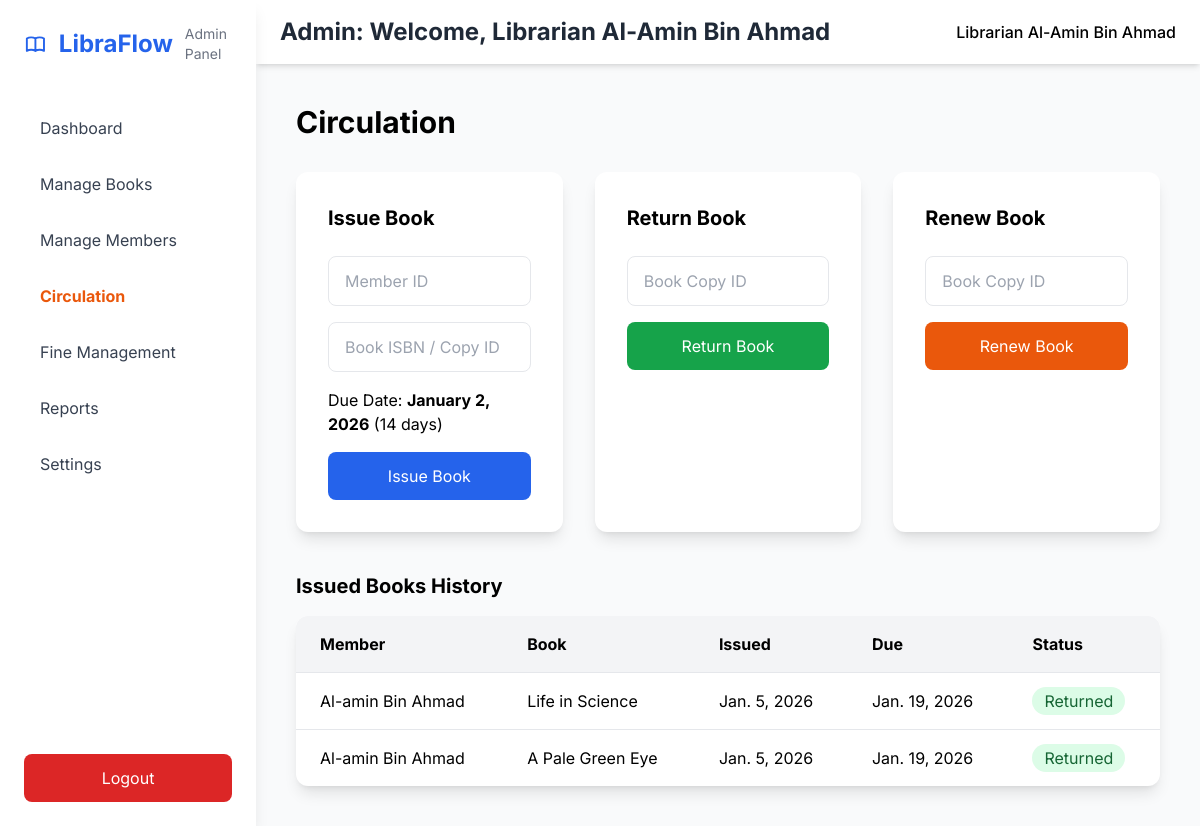
The page /circulation/ (signed in) on the database as committed earlier.
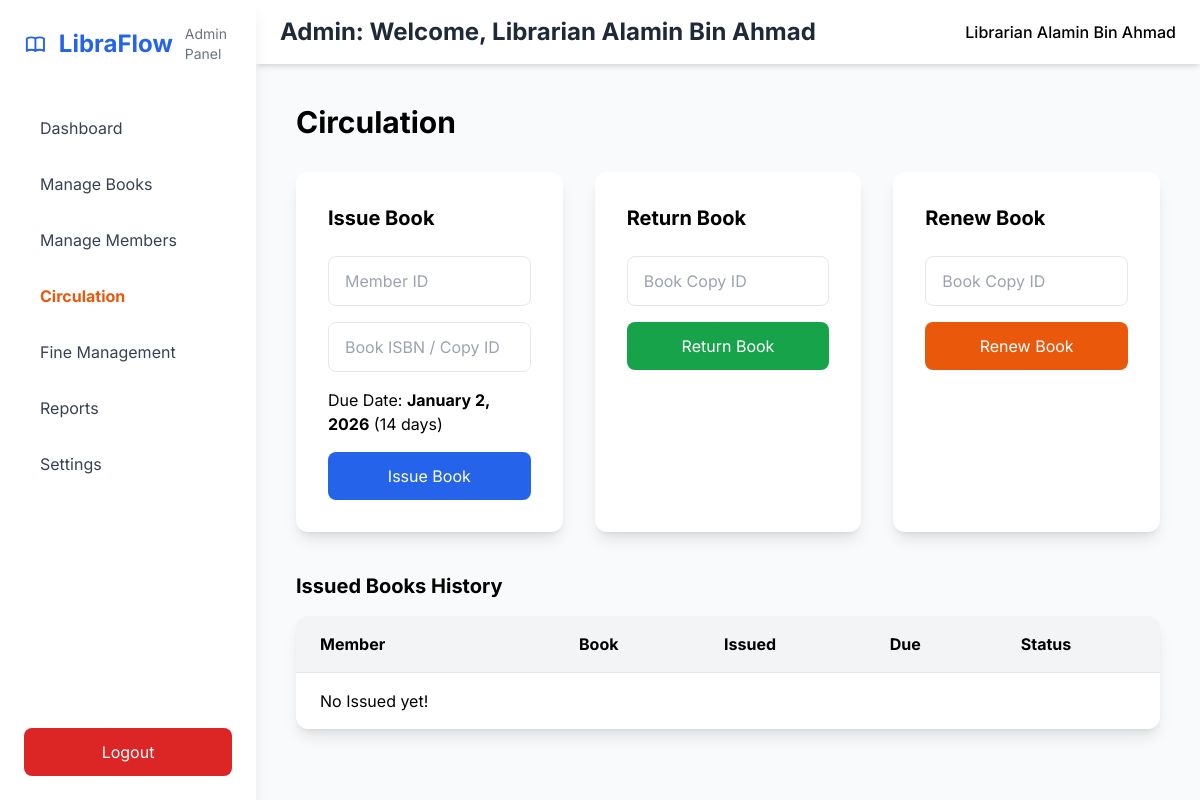
The same page on the database as committed later.
### LYMSApp/models.py (models this page shows, shortened)
class Profile(models.Model):
    user = models.ForeignKey(AuthModel, on_delete=models.CASCADE)
    full_name = models.CharField(max_length=20)
    home_address = models.TextField()

class AuthModel(AbstractUser):
    username = None
    email = models.EmailField(unique=True)
    phone_number = models.CharField(max_length=20, blank=True)
    role = models.CharField(max_length=20)
    USERNAME_FIELD = "email"
    REQUIRED_FIELDS = []
    objects = UserManager()

class Issue(models.Model):
    member = models.ForeignKey(Profile, on_delete=models.CASCADE)
    copy = models.ForeignKey(BookCopy, on_delete=models.PROTECT)
    issued_at = models.DateField(default=timezone.now)
    due_at = models.DateField()
    returned_at = models.DateField(null=True, blank=True)
    renewed_times = models.PositiveIntegerField(default=0)
    MAX_RENEWALS = 2
    class Meta:
        constraints = [
            models.UniqueConstraint(
                fields=["copy"],
                condition=models.Q(returned_at__isnull=True),
                name="one_active_issue_per_copy"
            )
        ]
    @property
    def status(self):
        return "Returned" if self.returned_at else "Active"

class BookCopy(models.Model):
    book = models.ForeignKey(Books, on_delete=models.CASCADE, related_name="book_copies")
    copy_id = models.CharField(max_length=50, unique=True)
    is_available = models.BooleanField(default=True)

class Books(models.Model):
    title = models.CharField(max_length=200)
    author = models.CharField(max_length=100)
    ISBN = models.CharField(max_length=20, unique=True)
    publisher = models.CharField(max_length=100)
    category = models.CharField(max_length=50)
    cover_image = models.ImageField(upload_to='books/', blank=True, null=True)

### LYMSApp/views.py (the view)
# urls.py: path("circulation/", views.admin_circulation, name="circulation"),
@login_required(login_url='/login/')
def admin_circulation(request):
    current_user = models.Profile.objects.filter(user=request.user).first()
    issues = models.Issue.objects.select_related(
        "member__user", "copy__book"
    ).order_by("-issued_at")
    context = {
        "current_user": current_user,
        "issues": issues
    }
    return render(request, "Theadmin/circulation.html", context)

### templates/Theadmin/circulation.html (shortened to what this page needs)
{% extends "Theadmin/base.html" %}
{% block content %}
<h3 class="text-3xl font-bold mb-8">Circulation</h3>
<div class="grid lg:grid-cols-3 gap-8 mb-10">
    <div class="bg-white p-8 rounded-xl shadow-lg">
        <h4 class="text-xl font-bold mb-6">Issue Book</h4>
        <input id="member_id" type="text" placeholder="Member ID" class="w-full mb-4 px-4 py-3 border rounded-lg" required/>
        <input id="issue_identifier" type="text" placeholder="Book ISBN / Copy ID" class="w-full mb-4 px-4 py-3 border rounded-lg" required/>
        <p class="mb-4">Due Date: <span class="font-bold">January 2, 2026</span> (14 days)</p>
        <button onclick="issueBook()" class="w-full bg-blue-600 text-white py-3 rounded-lg hover:bg-blue-700">Issue Book</button>
    </div>
    <div class="bg-white p-8 rounded-xl shadow-lg">
        <h4 class="text-xl font-bold mb-6">Return Book</h4>
        <input id="return_copy" type="text" placeholder="Book Copy ID" class="w-full mb-4 px-4 py-3 border rounded-lg" required/>
        <button onclick="returnBook()" class="w-full bg-green-600 text-white py-3 rounded-lg hover:bg-green-700">Return Book</button>
    </div>
    <div class="bg-white p-8 rounded-xl shadow-lg">
        <h4 class="text-xl font-bold mb-6">Renew Book</h4>
        <input id="renew_copy" type="text" placeholder="Book Copy ID" class="w-full mb-4 px-4 py-3 border rounded-lg" required/>
        <button onclick="renewBook()" class="w-full bg-orange-600 text-white py-3 rounded-lg hover:bg-orange-700">Renew Book</button>
    </div>
    </div>
    <h4 class="text-xl font-bold mb-4">Issued Books History</h4>
    <div class="bg-white rounded-xl shadow-lg overflow-hidden">
    <table class="w-full">
        <thead class="bg-gray-100"><tr><th class="px-6 py-4 text-left">Member</th><th class="px-6 py-4 text-left">Book</th><th class="px-6 py-4 text-left">Issued</th><th class="px-6 py-4 text-left">Due</th><th class="px-6 py-4 text-left">Status</th></tr></thead>
        <tbody>
            {% if issues %}
            {% for issue in issues %}
            <tr class="border-t">
                <td class="px-6 py-4">{{ issue.member.full_name }}</td>
                <td class="px-6 py-4">{{ issue.copy.book.title }}</td>
                <td class="px-6 py-4">{{ issue.issued_at }}</td>
                <td class="px-6 py-4">{{ issue.due_at }}</td>
                <td class="px-6 py-4">
                    {% if issue.status == "Active" %}
                    <span class="bg-yellow-100 text-yellow-800 px-3 py-1 rounded-full">Active</span>
                    {% else %}
                    <span class="bg-green-100 text-green-800 px-3 py-1 rounded-full">Returned</span>
                    {% endif %}
                </td>
            </tr>
            {% endfor %}
            {% else %}
            <tr class="border-t">
                <td class="px-6 py-4">No Issued yet!</td>
            </tr>
            {% endif %}
        </tbody>
    </table>
</div>
{% endblock content %}

### templates/Theadmin/base.html (shortened to what this page needs)
{% load static %}
<!DOCTYPE html>
<html lang="en">
<head>
  <script src="https://cdn.tailwindcss.com"></script>
  <link rel="stylesheet" href="{% static 'css/toast.css' %}">
</head>
<body class="bg-gray-50">
  <div class="min-h-screen flex">
    <aside id="sidebar" class="fixed inset-y-0 left-0 z-40 w-64 bg-white shadow-lg transform -translate-x-full md:translate-x-0 transition-transform duration-300">
      <div class="p-6">
        <div class="flex items-center space-x-3 mb-10">
          <h1 class="text-2xl font-bold text-blue-600">LibraFlow</h1>
          <span class="text-sm text-gray-500 block">Admin Panel</span>
        </div>
        <nav class="space-y-2">
          <a href="/dash/" class="block px-4 py-3 rounded-lg hover:bg-blue-50 text-gray-700 {% if request.path == '/dash/' %}font-bold text-orange-600{% endif %}">Dashboard</a>
          <a href="/manage-books/" class="block px-4 py-3 rounded-lg hover:bg-blue-50 text-gray-700 {% if request.path == '/manage-books/' %}font-bold text-orange-600{% endif %}">Manage Books</a>
          <a href="/manage-members/" class="block px-4 py-3 rounded-lg hover:bg-blue-50 text-gray-700 {% if request.path == '/manage-members/' %}font-bold text-orange-600{% endif %}">Manage Members</a>
          <a href="/circulation/" class="block px-4 py-3 rounded-lg hover:bg-blue-50 text-gray-700 {% if request.path == '/circulation/' %}font-bold text-orange-600{% endif %}">Circulation</a>
          <a href="/fines/" class="block px-4 py-3 rounded-lg hover:bg-blue-50 text-gray-700 {% if request.path == '/fines/' %}font-bold text-orange-600{% endif %}">Fine Management</a>
          <a href="/reports/" class="block px-4 py-3 rounded-lg hover:bg-blue-50 text-gray-700 {% if request.path == '/reports/' %}font-bold text-orange-600{% endif %}">Reports</a>
          <a href="/settings/" class="block px-4 py-3 rounded-lg hover:bg-blue-50 text-gray-700 {% if request.path == '/settings/' %}font-bold text-orange-600{% endif %}">Settings</a>
        </nav>
      </div>
      <div class="absolute bottom-0 w-full p-6">
        <a href="/logout/" class="block px-4 py-3 bg-red-600 text-white rounded-lg text-center hover:bg-red-700 transition">Logout</a>
      </div>
    </aside>
    <div class="flex-1 md:ml-64">
      <header class="bg-white shadow-md px-6 py-4 flex justify-between items-center">
        <h2 class="text-2xl font-bold text-gray-800">{{current_user.user.role|capfirst}}: Welcome, Librarian {{current_user.full_name}}</h2>
        <div class="flex items-center space-x-4">
          <span class="hidden md:block font-medium">Librarian {{current_user.full_name}}</span>
        </div>
      </header>
      <main class="p-6 md:p-10">
        {% block content %}{% endblock content %}
      </main>
    </div>
  </div>
</body>
</html>

### templates/Theadmin/base.html (style rules this page uses)
body { font-family: 'Inter', sans-serif; }

Rows that differ between the two databases and show on the page:
removed Issue: member.full_name "Al-amin Bin Ahmad", copy.book "Life in Science", issued_at "Jan. 5, 2026", due_at "Jan. 19, 2026", returned_at "Returned"
removed Issue: member.full_name "Al-amin Bin Ahmad", copy.book "A Pale Green Eye", issued_at "Jan. 5, 2026", due_at "Jan. 19, 2026", returned_at "Returned"
changed Profile "Admin": full_name "Al-Amin Bin Ahmad" → "Alamin Bin Ahmad"
Other text that changed with them:
text now shown: "No Issued yet!"
